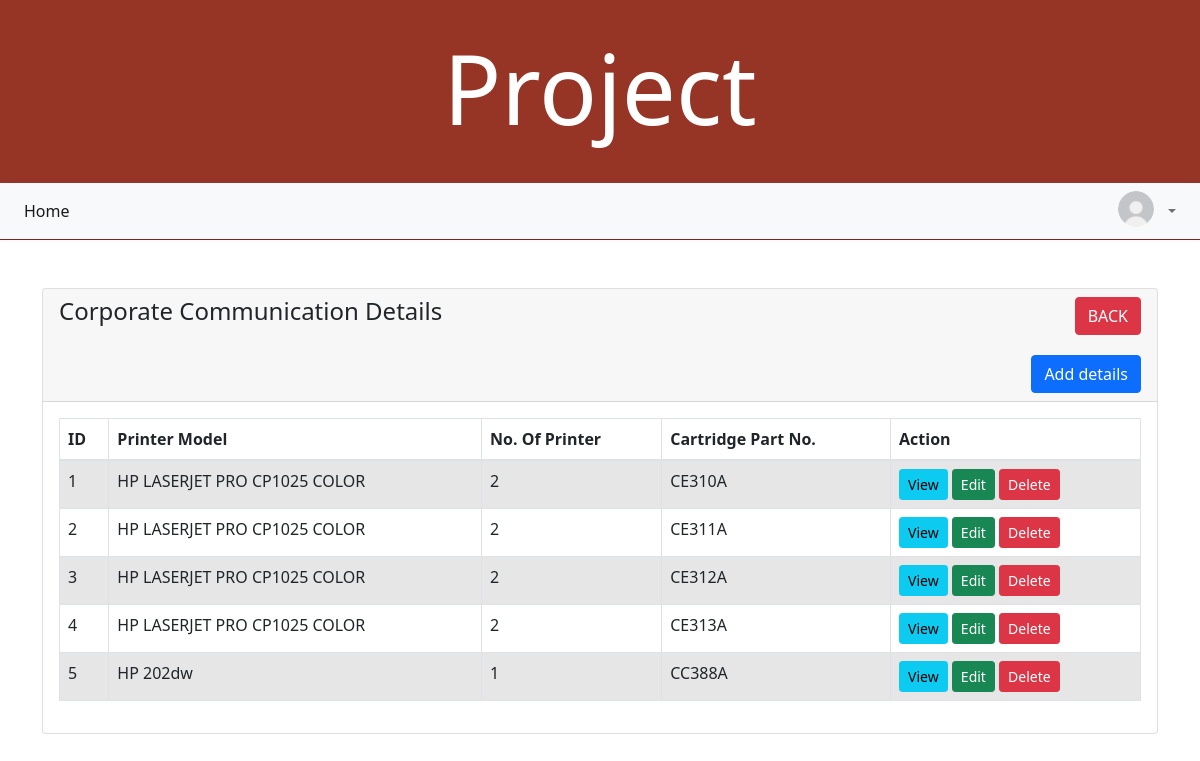
The page /ccindex.php on the database its author committed.
### tables this page shows
CREATE TABLE `ccs` (
  `id` int(11) NOT NULL,
  `printer` varchar(190) NOT NULL,
  `number` varchar(191) NOT NULL,
  `part` varchar(191) NOT NULL
);

### ccindex.php (the view, shortened to what this page needs)
<?php
    require 'sectiondbcon.php';
?>
<!DOCTYPE html>
<html>
    <head>
        <link rel="stylesheet" href="https://stackpath.bootstrapcdn.com/bootstrap/4.5.0/css/bootstrap.min.css">
    </head>
    <body>
      <div class="header">
        <h1 style="font-size:8vw;">Project</h1>
      </div>
      <nav class="navbar navbar-expand-xl navbar-light bg-light">
		<div class="navbar-nav">
       <a href="adminlogin.php" class="nav-item nav-link active" > <i class="fa fa-fw fa-home"></i> Home</a>
			</div>
		<div class="navbar-nav ml-auto">
			<div class="nav-item dropdown">
				<a href="#" data-toggle="dropdown" class="nav-link dropdown-toggle user-action"><img src="logopro.jpeg" class="avatar" alt="Avatar"> <?php  if (isset($_SESSION['user'])) : ?>
				<?php endif ?> <b class="caret"></b></a>
			</div>
		</div>
</nav>
<br>
    </body>
</html>
<!doctype html>
<html lang="en">
  <head>
    <link href="https://cdn.jsdelivr.net/npm/bootstrap@5.1.3/dist/css/bootstrap.min.css" rel="stylesheet">
</head>
<body>
    <div class="container mt-4">
        <div class="row">
            <div class="col-md-12">
                <div class="card">
                    <div class="card-header">
                        <h4>Corporate Communication Details
                        <a href="sectionindex.php" class="btn btn-danger float-end">BACK</a>
                        <br>
                        <br>
                        <a href="cc-create.php" class="btn btn-primary float-end">Add details</a>
                        </h4>
                    </div>
                    <div class="card-body">
                        <table class="table table-bordered table-striped">
                            <thead>
                                <tr>
                                    <th>ID</th>
                                    <th>Printer Model</th>
                                    <th>No. Of Printer</th>
                                    <th>Cartridge Part No.</th>
                                    <th>Action</th>
                                </tr>
                            </thead>
                            <tbody>
                                <?php
                                    $query = "SELECT * FROM ccs";
                                    $query_run = mysqli_query($con, $query);
                                    if(mysqli_num_rows($query_run) > 0)
                                    {
                                        foreach($query_run as $data)
                                        {
                                            ?>
                                            <tr>
                                                <td><?= $data['id']; ?></td>
                                                <td><?= $data['printer']; ?></td>
                                                <td><?= $data['number']; ?></td>
                                                <td><?= $data['part']; ?></td>
                                                <td>
                                                    <a href="cc-view.php?id=<?= $data['id']; ?>" class="btn btn-info btn-sm">View</a>
                                                    <a href="cc-edit.php?id=<?= $data['id']; ?>" class="btn btn-success btn-sm">Edit</a>
                                                    <form action="cccode.php" method="POST" class="d-inline">
                                                        <button type="submit" name="delete" value="<?=$data['id'];?>" class="btn btn-danger btn-sm">Delete</button>
                                                    </form>
                                                </td>
                                            </tr>
                                            <?php
                                        }
                                    }
                                    else
                                    {
                                        echo "<h5> No Record Found </h5>";
                                    }
                                ?>
                            </tbody>
                        </table>
                    </div>
                </div>
            </div>
        </div>
    </div>
</body>
</html>

### ccindex.php (style rules this page uses)
body { font-family: Arial; margin: 0; }
.header { padding: 30px; text-align: center; background: #963425; color: white; }
body { background: #d7d3d3; }
.navbar { background: rgb(79, 23, 23); padding-left: 16px; padding-right: 16px; border-bottom: 1px solid #782626; box-shadow: 0 0 4px rgba(109, 101, 101, 0.1); }
.nav-link img { border-radius: 50%; width: 36px; height: 36px; margin: -8px 0; float: left; margin-right: 10px; }

### rows shown on the page
ccs: id "1", printer "HP LASERJET PRO CP1025 COLOR", number "2", part "CE310A"
ccs: id "2", printer "HP LASERJET PRO CP1025 COLOR", number "2", part "CE311A"
ccs: id "3", printer "HP LASERJET PRO CP1025 COLOR", number "2", part "CE312A"
ccs: id "4", printer "HP LASERJET PRO CP1025 COLOR", number "2", part "CE313A"
ccs: id "5", printer "HP 202dw", number "1", part "CC388A"
